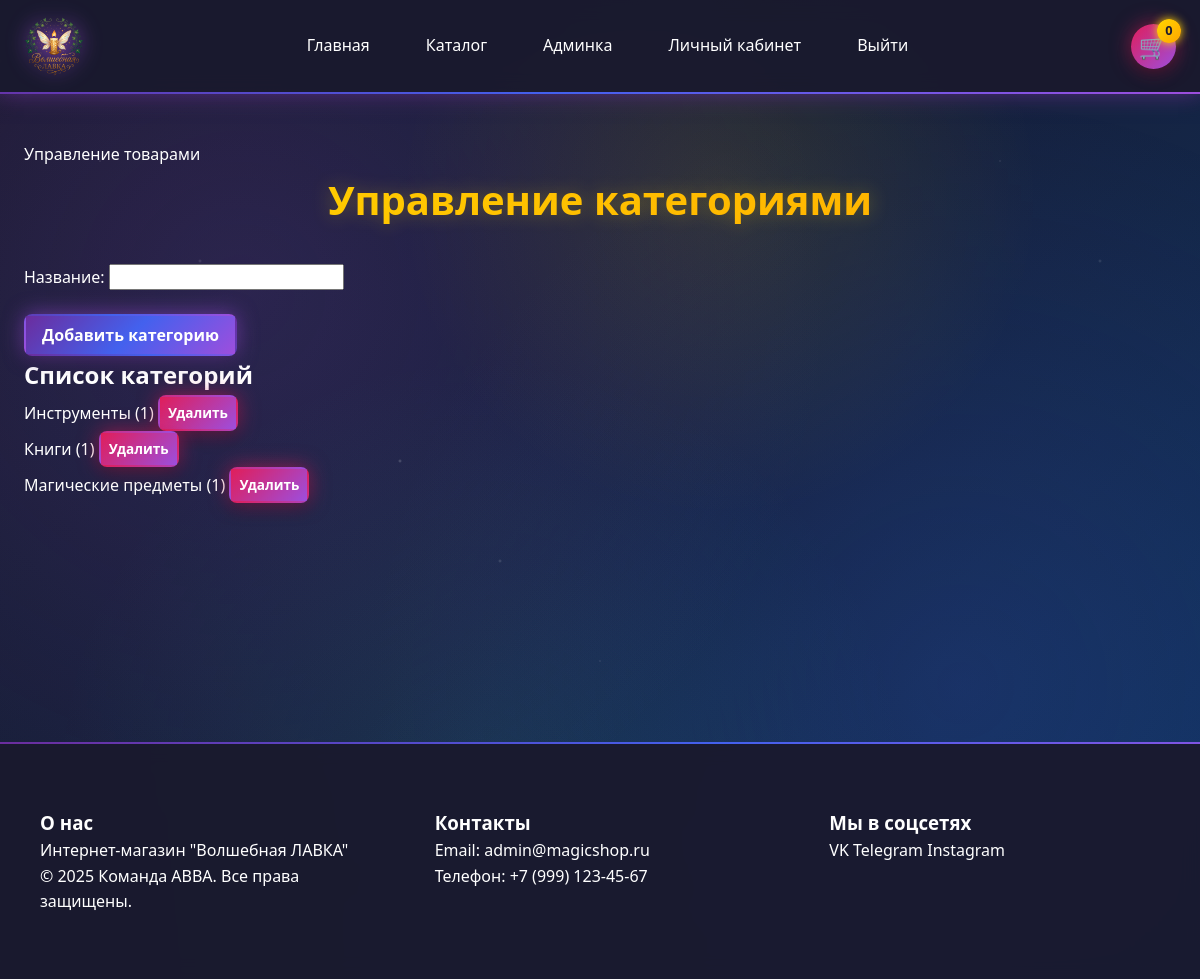
/admin/manage_category.php (signed in), run on the app's committed database.
### tables this page shows
CREATE TABLE categories (
    id INT PRIMARY KEY AUTO_INCREMENT,
    name VARCHAR(50) UNIQUE NOT NULL,
    description TEXT,  
    created_at TIMESTAMP DEFAULT CURRENT_TIMESTAMP,
    
    INDEX idx_categories_name (name)
);

CREATE TABLE users (
    id INT PRIMARY KEY AUTO_INCREMENT,
    username VARCHAR(50) UNIQUE NOT NULL,
    password VARCHAR(255) NOT NULL,
    email VARCHAR(100) UNIQUE NOT NULL,
    first_name VARCHAR(50),
    last_name VARCHAR(50),
    middle_name VARCHAR(50),
    phone VARCHAR(20),
    zip_code VARCHAR(10),
    region VARCHAR(50),
    city VARCHAR(50),
    street VARCHAR(100),
    house VARCHAR(10),
    apartment VARCHAR(10),
    role ENUM('admin', 'moderator', 'customer') NOT NULL DEFAULT 'customer',
     
    last_login TIMESTAMP NULL DEFAULT NULL,
    failed_attempts INT DEFAULT 0,
    locked_until TIMESTAMP NULL DEFAULT NULL,
    created_at TIMESTAMP DEFAULT CURRENT_TIMESTAMP,
    
     
    INDEX idx_users_email (email),
    INDEX idx_users_username (username),
    INDEX idx_users_role (role)
);

### includes/functions_adm.php (called while the page is built, shortened)
<?php
require_once __DIR__ . '/config.php';
function getCategoriesList() {
    global $conn;
    $stmt = $conn->prepare("SELECT c.name AS category, c.id AS category_id, COUNT(p.id) AS product_count FROM categories c LEFT JOIN products p ON p.category_id = c.id AND p.active = 1 GROUP BY c.id, c.name ORDER BY c.name");
    $stmt->execute();
    $result = $stmt->get_result()->fetch_all(MYSQLI_ASSOC);
    return $result;
}
?>

### includes/config.php (called while the page is built, shortened)
<?php
function sanitize($input) {
    return htmlspecialchars($input ?? '', ENT_QUOTES | ENT_HTML5, 'UTF-8');
}
function e($str) {
    return sanitize($str);
}

### includes/functions.php (called while the page is built, shortened)
<?php
function getAdminContactInfo() {
    global $conn;
    $stmt = $conn->prepare("SELECT email, phone FROM users WHERE role = 'admin' LIMIT 1");
    $stmt->execute();
    return $stmt->get_result()->fetch_assoc();
}
?>

### admin/manage_category.php (the view, shortened to what this page needs)
<?php
require_once __DIR__ . '/../includes/header.php';
require_once __DIR__ . '/../includes/functions_adm.php';
$categories = getCategoriesList();
?>
<section class="section">
    <div class="container">
        <nav class="breadcrumbs">
            <a href="/admin/products.php">Управление товарами</a>
        </nav>
        <h1 class="page-title">Управление категориями</h1>
        <div class="category-management">
            <div class="add-category-form">
                <form id="new-category-form">
                    <div class="form-group">
                        <label for="new-category-name">Название:</label>
                        <input type="text" id="new-category-name" name="name" required>
                    </div>
                    <button type="submit" class="btn btn-primary">Добавить категорию</button>
                </form>
            </div>
            <div class="categories-list-block">
                <h2>Список категорий</h2>
                <?php if (!empty($categories)): ?>
                    <ul class="categories-list" id="categories-list">
                        <?php foreach ($categories as $cat): ?>
                            <li data-category="<?php echo e($cat['category']); ?>">
                                <span class="category-name"><?php echo e($cat['category']); ?></span>
                                <span class="category-count">(<?php echo isset($cat['product_count']) ? (int)$cat['product_count'] : 0; ?>)</span>
                                <button type="button" class="btn btn-sm btn-delete delete-category" data-category="<?php echo e($cat['category']); ?>">
                                    Удалить
                                </button>
                            </li>
                        <?php endforeach; ?>
                    </ul>
                <?php else: ?>
                    <p class="empty-state" id="empty-state-text">Категории не найдены</p>
                    <ul class="categories-list" id="categories-list"></ul>
                <?php endif; ?>
            </div>
        </div>
    </div>
</section>
<?php require_once __DIR__ . '/../includes/footer.php'; ?>

### includes/footer.php (shortened to what this page needs)
<?php
$admin_info = getAdminContactInfo();
?>
</main>
<footer>
<div class="footer-content">
    <div class="footer-section">
        <h3>О нас</h3>
        <p>Интернет-магазин "Волшебная ЛАВКА"</p>
        <p>&copy; 2025 Команда АВВА. Все права защищены.</p>
    </div>
    <div class="footer-section">
        <h3>Контакты</h3>
        <p>Email: <?php echo isset($admin_info['email']) && $admin_info['email'] !== '' ? sanitize($admin_info['email']) : 'info@magicshop.ru'; ?></p>
        <p>Телефон: <?php echo isset($admin_info['phone']) && $admin_info['phone'] !== '' ? sanitize($admin_info['phone']) : '+7 (999) 123-45-67'; ?></p>
    </div>
    <div class="footer-section">
        <h3>Мы в соцсетях</h3>
        <div class="social-links">
            <a href="#" class="social-link">VK</a>
            <a href="#" class="social-link">Telegram</a>
            <a href="#" class="social-link">Instagram</a>
        </div>
    </div>
</div>
</footer>
</body>
</html>

### data on the page
categories: name "Инструменты", product_count "1"
categories: name "Книги", product_count "1"
categories: name "Магические предметы", product_count "1"
users: email "admin@magicshop.ru"

### other printed values
getBasketCount() "0"
